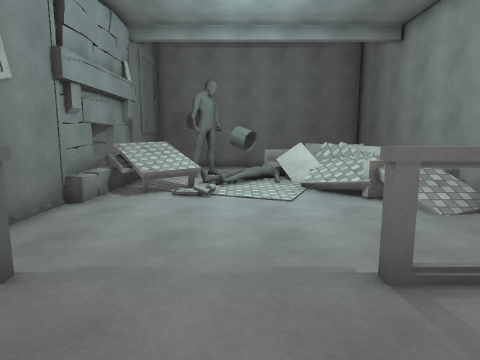
[1] (above)

12 first-person views from a walk through a Unity game level. The camera is 1.2 m above the floor, tilts 8° down and sees 75° across. The floor is counted in squares, 1 m on a side. Each view is taken from the middle of a square. On the plan, view 1 faces up. The plan holds only what a view shows up to about 13 squares ahead; the rest is blank. The place goes on beyond the plan. The player is left out. Surface patterns are stand-ins for the level's own textures.

[2]
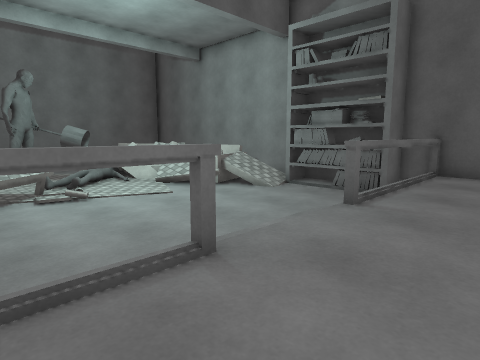

[3]
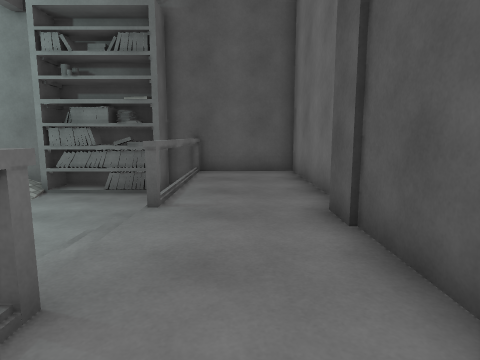

[4]
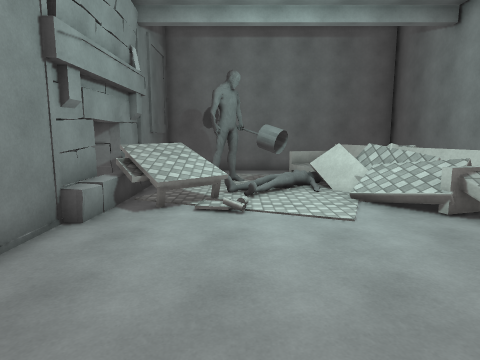

[5]
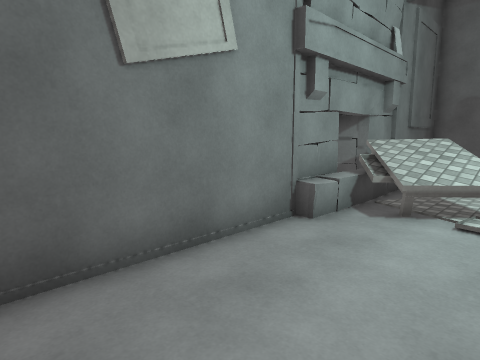

[6]
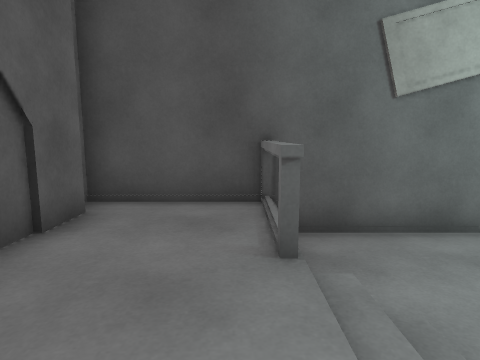

[7]
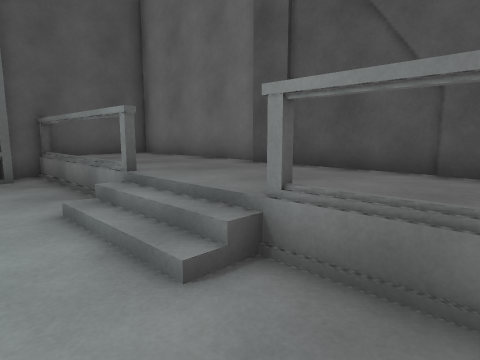

[8]
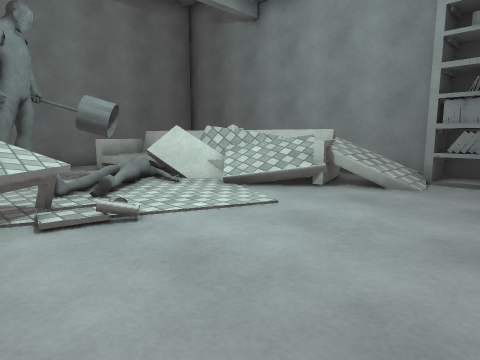

[9]
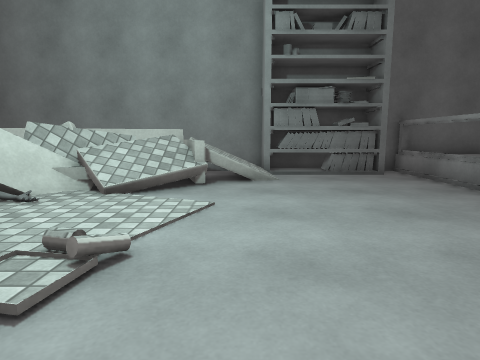

[10]
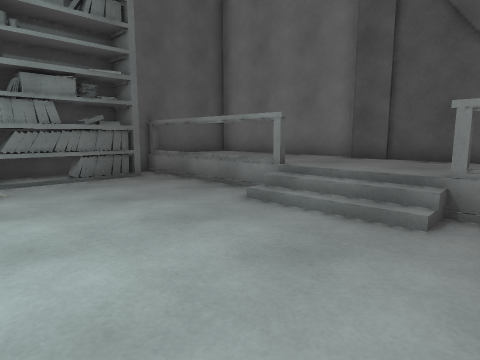

[11]
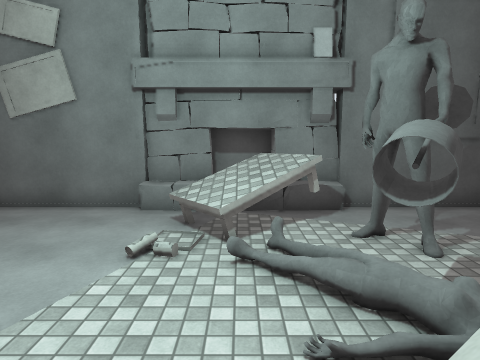

[12]
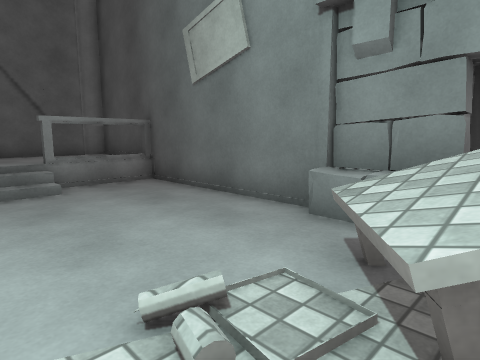

### Floor plan
Key: @ floor where view 1 was taken; # wall or solid block; . main floor; : floor 0.25 m higher than the main floor; + floor 0.5 m higher than the main floor; * floor 1.25 m higher than the main floor; / step, stairs or slope; = window, fence, low wall or low ledge; ^ raised ledge; v drop or lower ground; T table; O other object.
Columns run from 5 left of view 1 to 7 right of it. Each row starts with its distance up from view 1.
 15 #           #
 14 #=.OOO =+ v #
 13 #^TO.OO=#v* #
 12 #TTT.:.==vv #
 11 #TTTT..///v #
 10 #TTT....//v.#
  9 #^.......//v#
  8 #........///#
  7 #........./##
  6 #..........#
  5 #..........#
  4 #..........##
  3 #==#///====##
  2 #+++++++++++#
  1 #+++++++++++#
  0 #++++@++++++#
 -1 #############

Where each view was taken, in squares from view 1:
view 1: 0 up, 0 right, facing up
view 2: 0 up, 4 left, facing up-right
view 3: 1 up, 4 left, facing right
view 4: 2 up, 1 left, facing up
view 5: 3 up, 1 left, facing up-left
view 6: 2 up, 1 right, facing left
view 7: 5 up, 4 left, facing down-right
view 8: 5 up, 3 left, facing up-right
view 9: 8 up, 4 left, facing right
view 10: 8 up, 3 left, facing down-right
view 11: 11 up, 4 right, facing left
view 12: 11 up, 0 right, facing down-left
